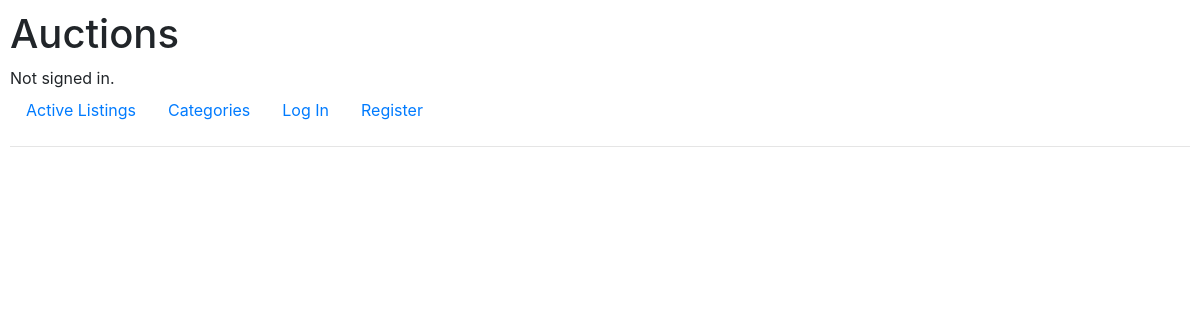
The page /category/BOOKS on the database as committed earlier.
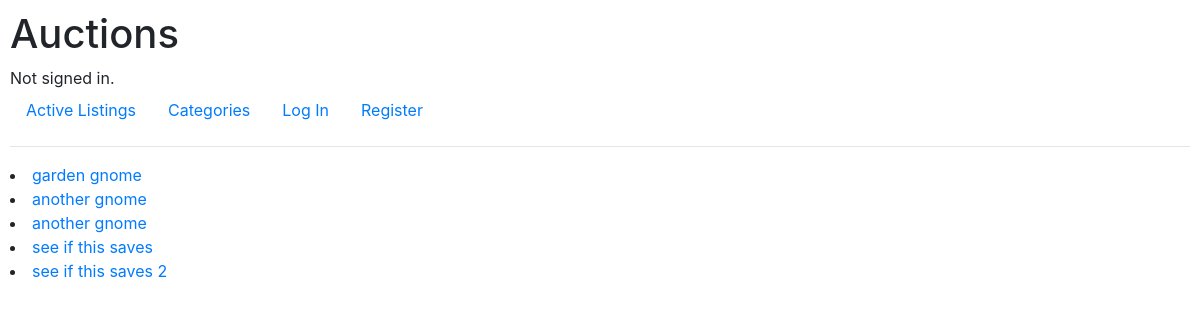
The same page on the database as committed later.
### auctions/models.py (models this page shows)
class Listing(models.Model):
    BOOKS = 'BOOKS'
    CLOTHING = 'CLOTHING'
    COLLECTIBLES = 'COLLECTIBLES'
    ELECTRONICS = 'ELECTRONICS'
    CRAFTS = 'CRAFTS'
    TOYS = 'TOYS'
    HOME = 'HOME'
    PET = 'PETS'
    SPORTS = 'SPORTS'
    CATEGORY_CHOICES = [
        (BOOKS, 'Books'),
        (CLOTHING, 'Clothing'),
        (COLLECTIBLES, 'Collectibles'),
        (CRAFTS, 'Crafts'),
        (TOYS, 'Toys'),
        (HOME, 'Home'),
        (PET, 'Pet'),
        (SPORTS, 'Sports')
    ]
    category = models.CharField(
        max_length=12,
        choices=CATEGORY_CHOICES,
        default=BOOKS
    )
    auto_increment_id = models.AutoField(primary_key=True)
    title = models.CharField(max_length=200)
    seller = models.ForeignKey(to=User, on_delete=models.CASCADE, related_name="listings")
    description = models.CharField(max_length=1000)
    starting_bid = models.DecimalField(max_digits=6, decimal_places=2)
    image = models.URLField(blank=True)
    current_bid = models.DecimalField(max_digits=6, decimal_places=2) # will have to set this to the max value of the bids
    num_bids = models.IntegerField()
    state = models.BooleanField()
    winner = models.ForeignKey(to=User, on_delete=models.CASCADE, blank=True, null=True, related_name="auctions_won")
    def __str__(self):
        return f"{self.title}: sold by {self.seller}. (starting bid: {self.starting_bid}, current bid: {self.current_bid}.)"

### auctions/views.py (the view)
# urls.py: path("category/<str:category>", views.category, name="category")
def category(request, category):
    listings = Listing.objects.filter(category=category)
    print(listings)
    return render(request, "auctions/category.html", {
        'listings':listings
    })

### auctions/templates/auctions/category.html (shortened to what this page needs)
{% extends "auctions/layout.html" %}
{% block body %}
    {% for listing in listings %}
    <li>
        <a href="{% url 'listing' id_number=listing.auto_increment_id %}">{{listing.title}}</a>
    </li>
    {% endfor %}
{% endblock %}

Rows that differ between the two databases and show on the page:
added Listing: title "garden gnome"
added Listing: title "another gnome"
added Listing: title "another gnome"
added Listing: title "see if this saves"
added Listing: title "see if this saves 2"
